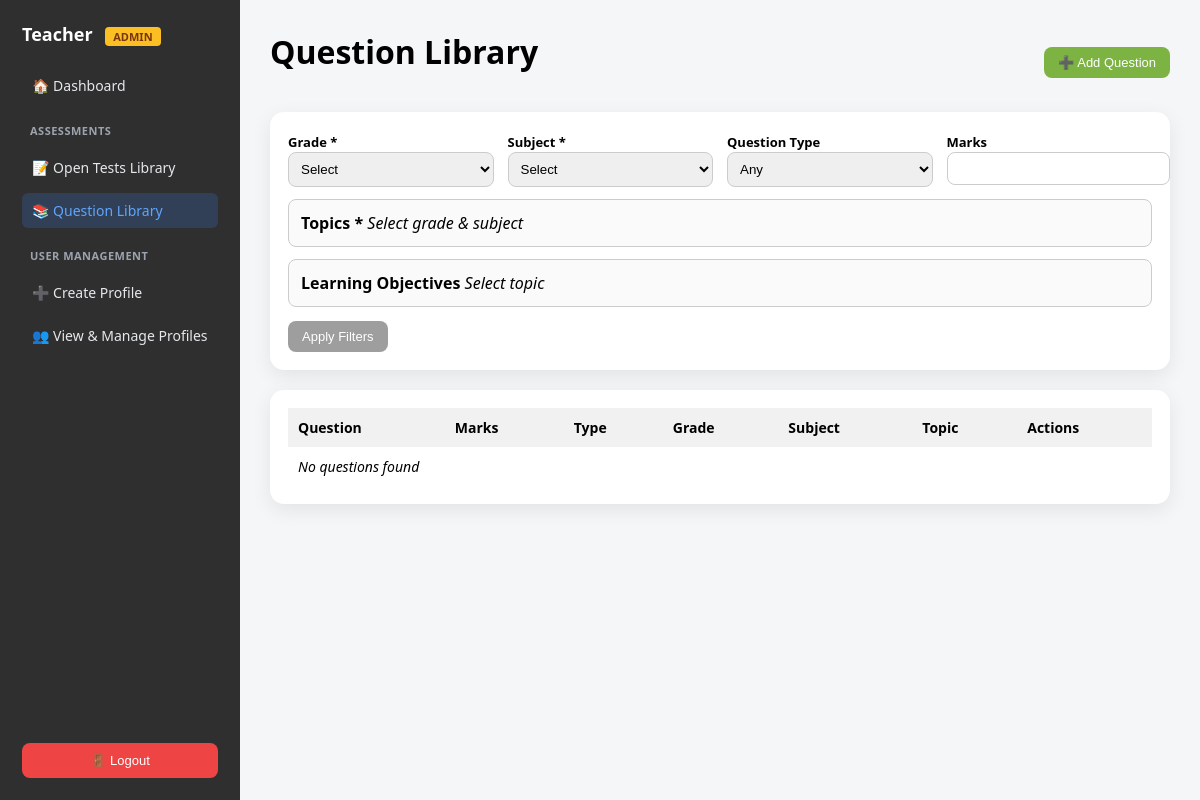
Page /questions/ (signed in) on the earlier database version.
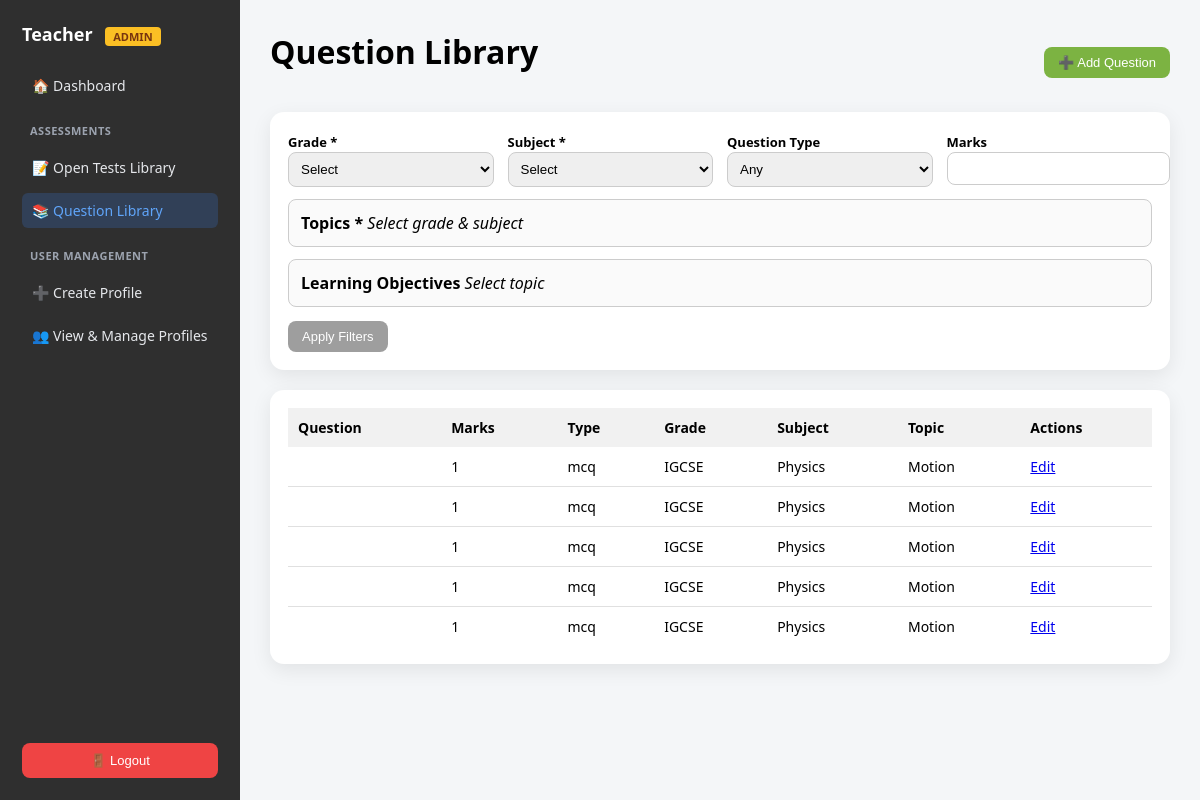
Same page on the later database version.
### core/models.py (models this page shows, shortened)
class Question(models.Model):
    QUESTION_TYPES = [
        ("mcq", "MCQ"),
        ("theory", "Theory"),
        ("structured", "Structured"),
        ("practical", "Practical"),
    ]
    grade = models.ForeignKey(Grade, on_delete=models.PROTECT)
    subject = models.ForeignKey(Subject, on_delete=models.PROTECT)
    topic = models.ForeignKey(Topic, on_delete=models.PROTECT)
    year = models.PositiveIntegerField(null=True, blank=True)
    learning_objectives = models.ManyToManyField(
        LearningObjective,
        related_name="questions",
        blank=True
    )
    question_text = models.TextField()
    answer_text = models.TextField(blank=True)
    marks = models.PositiveIntegerField(default=1)
    question_type = models.CharField(
        max_length=20,
        choices=QUESTION_TYPES
    )
    created_by = models.ForeignKey(
        User,
        on_delete=models.CASCADE,
        related_name="questions"
    )
    created_at = models.DateTimeField(auto_now_add=True)

class Grade(models.Model):
    name = models.CharField(max_length=50)
    class Meta:
        ordering = ["name"]
        verbose_name = "Grade"
        verbose_name_plural = "Grades"

class Subject(models.Model):
    name = models.CharField(max_length=100)
    class Meta:
        ordering = ["name"]

class Topic(models.Model):
    name = models.CharField(max_length=150)
    grade = models.ForeignKey(
        Grade,
        on_delete=models.CASCADE,
        related_name="topics"
    )
    subject = models.ForeignKey(
        Subject,
        on_delete=models.CASCADE,
        related_name="topics"
    )
    class Meta:
        unique_together = ("name", "grade", "subject")
        ordering = ["grade__name", "subject__name", "name"]

### core/views.py (the view)
# urls.py: path("questions/", views.question_library, name="question_library"),
@login_required
def question_library(request):
    school = get_user_school(request.user)
    qs = Question.objects.filter(
        created_by=request.user
    ).select_related("grade", "subject", "topic").prefetch_related("learning_objectives")
    grade = request.GET.get("grade")
    subject = request.GET.get("subject")
    qtype = request.GET.get("question_type")
    marks = request.GET.get("marks")
    year = request.GET.get("year")
    if grade:
        qs = qs.filter(grade_id=grade)
    if subject:
        qs = qs.filter(subject_id=subject)
    if qtype:
        qs = qs.filter(question_type=qtype)
    if marks:
        qs = qs.filter(marks=marks)
    if year:
        qs = qs.filter(year=year)
    topics = request.GET.getlist("topics[]")
    if topics:
        qs = qs.filter(topic_id__in=topics)
    los = request.GET.getlist("los[]")
    if los:
        qs = qs.filter(learning_objectives__id__in=los).distinct()
    return render(
        request,
        "teacher/question_library.html",
        {
            "questions": qs,
            "grades": Grade.objects.all(),
            "subjects": Subject.objects.all(),
            "topics": Topic.objects.all(),
            "school": school,
        }
    )

### core/views.py (called while the page is built)
def get_user_school(user):
    try:
        return user.profile.school
    except:
        return None

### core/templates/teacher/question_library.html (shortened to what this page needs)
{% extends "teacher/teacher_base.html" %}
{% block content %}
{% with test_id=request.GET.import_to_test %}
{% with import_mode=test_id %}
<div class="action-bar">
  <h1>Question Library</h1>
  <div>
    <a href="{% url 'add_question' %}" target="_blank">
      <button class="btn green">➕ Add Question</button>
    </a>
  </div>
</div>
<form method="get" class="filters" id="filterForm">
  <div class="filter-grid">
    <div>
      <label>Grade *</label>
      <select id="gradeSelect" name="grade" required>
        <option value="">Select</option>
      </select>
    </div>
    <div>
      <label>Subject *</label>
      <select id="subjectSelect" name="subject" required>
        <option value="">Select</option>
      </select>
    </div>
    <div>
      <label>Question Type</label>
      <select name="question_type">
        <option value="">Any</option>
      </select>
    </div>
    <div>
      <label>Marks</label>
      <input type="number" name="marks" value="{{ request.GET.marks }}">
    </div>
  </div>
  <div class="topics" id="topicsBox">
    <strong>Topics *</strong>
    <em>Select grade & subject</em>
  </div>
  <div class="lo-box" id="loBox">
    <strong>Learning Objectives</strong>
    <em>Select topic</em>
  </div>
  <div style="margin-top:14px;">
    <button class="btn gray" type="submit">Apply Filters</button>
  </div>
</form>
<div class="table-wrap">
  <table>
    <thead>
      <tr>
        <th>Question</th>
        <th>Marks</th>
        <th>Type</th>
        <th>Grade</th>
        <th>Subject</th>
        <th>Topic</th>
        <th>Actions</th>
      </tr>
    </thead>
    <tbody>
      {% for q in questions %}
      <tr>
        <td>{{ q.question_text|striptags|truncatewords:18 }}</td>
        <td>{{ q.marks }}</td>
        <td>{{ q.question_type }}</td>
        <td>{{ q.grade.name }}</td>
        <td>{{ q.subject.name }}</td>
        <td>{{ q.topic.name }}</td>
        <td>
          <a href="{% url 'edit_question' q.id %}" target="_blank">Edit</a>
        </td>
      </tr>
      {% empty %}
      <tr>
        <td colspan="8"><em>No questions found</em></td>
      </tr>
      {% endfor %}
    </tbody>
  </table>
</div>
{% endwith %}
{% endwith %}
{% endblock %}

Differences in the rows shown:
added Question: marks "1", question_type "mcq", grade.name "IGCSE", subject.name "Physics", topic.name "Motion"
added Question: marks "1", question_type "mcq", grade.name "IGCSE", subject.name "Physics", topic.name "Motion"
added Question: marks "1", question_type "mcq", grade.name "IGCSE", subject.name "Physics", topic.name "Motion"
added Question: marks "1", question_type "mcq", grade.name "IGCSE", subject.name "Physics", topic.name "Motion"
added Question: marks "1", question_type "mcq", grade.name "IGCSE", subject.name "Physics", topic.name "Motion"
Other differences:
text no longer shown: "No questions found"
